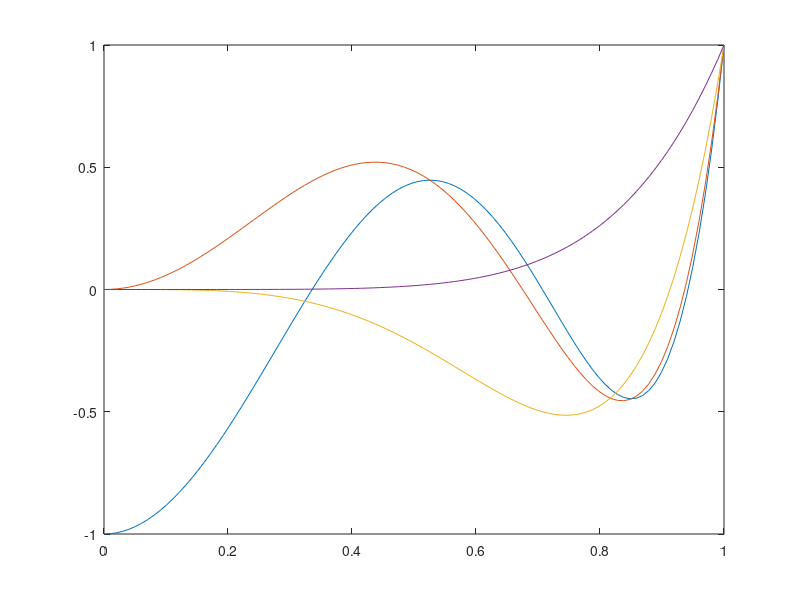

The MATLAB script that drew this image:
r=linspace(0,1,100);
hold off
%change order
p20=2.*r.*r-1;
plot(r,p20)
hold on
p40=6.*r.*r.*r.*r-6.*r.*r+1;
plot(r,p40)
p60=20.*r.*r.*r.*r.*r.*r-30.*r.*r.*r.*r+12.*r.*r-1;
plot(r,p60)
p80=70.*r.*r.*r.*r.*r.*r.*r.*r-140.*r.*r.*r.*r.*r.*r+90.*r.*r.*r.*r-20.*r.*r+1;
plot(r,p80)
hold off
%change repetition
p60=20.*r.*r.*r.*r.*r.*r-30.*r.*r.*r.*r+12.*r.*r-1;
plot(r,p60)
hold on
p62=15.*r.*r.*r.*r.*r.*r-20.*r.*r.*r.*r+6.*r.*r;
plot(r,p62)
z64=6.*r.*r.*r.*r.*r.*r-5.*r.*r.*r.*r;
plot(r,z64)
p66=r.*r.*r.*r.*r.*r;
plot(r,p66)
%now let's get a surface
int=100;
z40(1:int,1:int)=0;
z60(1:int,1:int)=0;
z64(1:int,1:int)=0;
for x=1:int
    for y=1:int
        xd=(x-1)/int;
        yd=(y-1)/int;
        if ((xd*xd+yd*yd)<0.999)
            z40(y,x)=6*yd*yd*yd*yd+12*xd*xd*yd*yd+6*xd*xd*xd*xd-6*yd*yd-6*xd*xd+1;
            z60(y,x)=20*yd*yd*yd*yd*yd*yd+60*xd*xd*yd*yd*yd*yd+60*xd*xd*xd*xd*yd*yd+20*xd*xd*xd*xd*xd*xd-30*yd*yd*yd*yd-60*xd*xd*yd*yd-30*xd*xd*xd*xd+12*yd*yd+12*xd*xd-1;
            z64(y,x)=6*xd*xd*xd*xd*xd*xd-30*xd*xd*xd*xd*yd*yd-30*xd*xd*yd*yd*yd*yd+6*yd*yd*yd*yd*yd*yd-5*xd*xd*xd*xd+30*xd*xd*yd*yd-5*yd*yd*yd*yd;
        end
    end
end
%copy the quadrants
z64(1:int,1:int)=z64(int:-1:1,int:-1:1);
z64(int+1:2*int,int+1:2*int)=z64(int:-1:1,int:-1:1);
z64(int+1:2*int,1:int)=z64(int:-1:1,1:int);
z64(1:int,int+1:2*int)=z64(1:int,int:-1:1);
